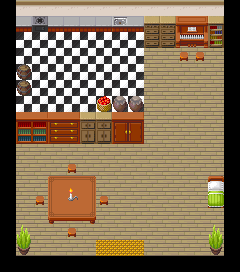

Below is a game level as drawn by its tile map, then a one-line description and the .tmx file that defines it, in full:
An orthogonal 15x17 tile map with 16x16 px tiles, 3 tile layers (BgFloor, FgDecoration, FgObjects), 2 tilesets and 20 objects (EntPlayer, me.Trigger).

<map version="1.8" tiledversion="1.8.5" orientation="orthogonal" renderorder="right-down" width="15" height="17" tilewidth="16" tileheight="16" infinite="0" nextlayerid="6" nextobjectid="42">
 <tileset firstgid="1" source="tilesets/BgTileset_Interior.tsx" />
 <tileset firstgid="1993" source="tilesets/Building2.tsx" />
 <layer id="1" name="BgFloor" width="15" height="17">
  <data encoding="csv">
1998,370,370,370,370,370,370,370,370,370,370,370,370,370,1998,
1998,378,378,378,378,378,378,378,378,378,378,378,378,378,1998,
0,293,293,293,293,293,293,293,293,289,289,289,289,289,0,
0,293,293,293,293,293,293,293,293,289,289,289,289,289,0,
0,293,293,293,293,293,293,293,293,289,289,289,289,289,0,
0,293,293,293,293,293,293,293,293,289,289,289,289,289,0,
0,293,293,293,293,293,293,293,293,289,289,289,289,289,0,
1998,370,370,370,370,370,370,370,371,289,289,289,289,289,0,
1998,378,378,378,378,378,378,378,379,289,289,289,289,289,0,
0,289,289,289,289,289,289,289,289,289,289,289,289,289,0,
0,289,289,289,289,289,289,289,289,289,289,289,289,289,0,
0,289,289,289,289,289,289,289,289,289,289,289,289,289,0,
0,289,289,289,289,289,289,289,289,289,289,289,289,289,0,
0,289,289,289,289,289,289,289,289,289,289,289,289,289,0,
0,289,289,289,289,289,289,289,289,289,289,289,289,289,0,
0,289,289,289,289,289,314,314,314,289,289,289,289,289,0,
0,0,0,0,0,0,0,0,0,0,0,0,0,0,0
</data>
 </layer>
 <layer id="2" name="FgDecoration" width="15" height="17">
  <data encoding="csv">
0,0,0,1998,1998,1998,0,0,0,0,0,0,0,0,0,
0,772,770,772,772,772,772,773,772,713,713,844,845,716,0,
0,1998,1998,1998,1998,1998,1998,1998,0,721,721,852,853,724,0,
0,1998,0,0,0,0,0,0,0,0,0,755,755,1998,0,
0,876,0,0,0,0,0,0,0,0,0,0,0,1998,0,
0,876,0,0,0,0,0,0,0,0,0,0,0,0,0,
0,1998,0,0,1998,1998,878,859,859,0,1998,0,0,0,0,
0,745,746,729,730,715,715,732,733,0,1998,0,1998,0,0,
0,753,754,737,738,723,723,740,741,1998,0,0,0,0,0,
0,0,0,1998,1998,1998,1998,0,0,0,0,0,0,0,0,
0,0,0,1998,755,0,0,0,0,0,1998,0,0,0,0,
0,0,0,742,743,744,0,0,0,0,0,0,0,779,0,
0,0,755,750,751,752,755,0,0,0,0,0,1998,787,0,
0,0,0,758,759,760,0,0,0,0,0,0,0,0,0,
0,928,0,0,755,1998,0,0,0,1998,0,0,0,928,0,
0,936,0,0,0,1998,0,0,0,1998,0,1998,1998,936,0,
0,0,0,0,0,0,0,0,0,0,0,0,0,0,0
</data>
 </layer>
 <layer id="3" name="FgObjects" width="15" height="17">
  <data encoding="csv">
0,0,0,0,0,0,0,0,0,0,0,0,0,0,0,
0,0,0,0,0,0,0,0,0,0,0,0,0,0,0,
0,0,0,0,0,0,0,0,0,0,0,0,0,0,0,
0,0,0,0,0,0,0,0,0,0,0,0,0,0,0,
0,0,0,0,0,0,0,0,0,0,0,0,0,0,0,
0,0,0,0,0,0,0,0,0,0,0,0,0,0,0,
0,0,0,0,0,0,0,0,0,0,0,0,0,0,0,
0,0,0,1998,1998,1998,0,0,0,0,0,0,0,0,0,
0,0,0,1998,1998,0,0,0,0,0,0,0,0,0,0,
0,0,0,0,0,0,0,0,0,0,0,0,0,0,0,
0,0,0,0,0,0,0,0,0,0,0,0,0,0,0,
0,0,0,0,996,0,0,0,0,0,0,0,0,0,0,
0,0,0,0,1004,0,0,0,0,0,0,0,0,0,0,
0,0,0,0,0,0,0,0,0,0,0,0,0,0,0,
0,0,0,0,0,0,0,0,0,0,0,0,0,0,0,
0,0,0,0,0,0,0,0,0,0,0,0,0,0,0,
0,0,0,0,0,0,0,0,0,0,0,0,0,0,0
</data>
 </layer>
 <objectgroup color="#26a269" id="4" name="Entities">
  <object id="19" name="EntPlayer" x="127.667" y="199.167" width="16" height="8" />
  <object id="20" name="me.Trigger" x="96.4145" y="247.909" width="48.4438" height="8">
   <properties>
    <property name="duration" type="int" value="500" />
    <property name="to" value="room03" />
   </properties>
  </object>
 </objectgroup>
 <objectgroup id="5" name="Collision">
  <object id="1" x="224" y="1.33333" width="14.6667" height="270.667" />
  <object id="3" x="0.666667" y="0.666667" width="238" height="30.6667" />
  <object id="5" x="0.666667" y="2" width="16" height="269.333" />
  <object id="6" x="0" y="256.061" width="238.667" height="15.2727" />
  <object id="21" x="145" y="0.5" width="79" height="47" />
  <object id="22" x="16.5" y="112.5" width="128" height="31" />
  <object id="23" x="48.5" y="175.5" width="47" height="48.5" />
  <object id="24" x="96.5" y="192.5" width="15" height="15" />
  <object id="25" x="64" y="224.5" width="16" height="15" />
  <object id="26" x="32.5" y="190.5" width="16" height="17.5" />
  <object id="27" x="64.5" y="158.5" width="15.5" height="17" />
  <object id="32" x="176.25" y="47.25" width="15.5" height="15.5" />
  <object id="33" x="192.25" y="47.75" width="15.5" height="15.5" />
  <object id="37" x="16.9275" y="63.357" width="14.5092" height="32.8876" />
  <object id="38" x="94.7937" y="95.761" width="49.3314" height="16.4438" />
  <object id="39" x="207.482" y="175.562" width="16.4438" height="31.4367" />
  <object id="40" x="208.45" y="239.886" width="15.4765" height="15.9602" />
  <object id="41" x="16.9275" y="239.886" width="14.5092" height="15.4765" />
 </objectgroup>
</map>
